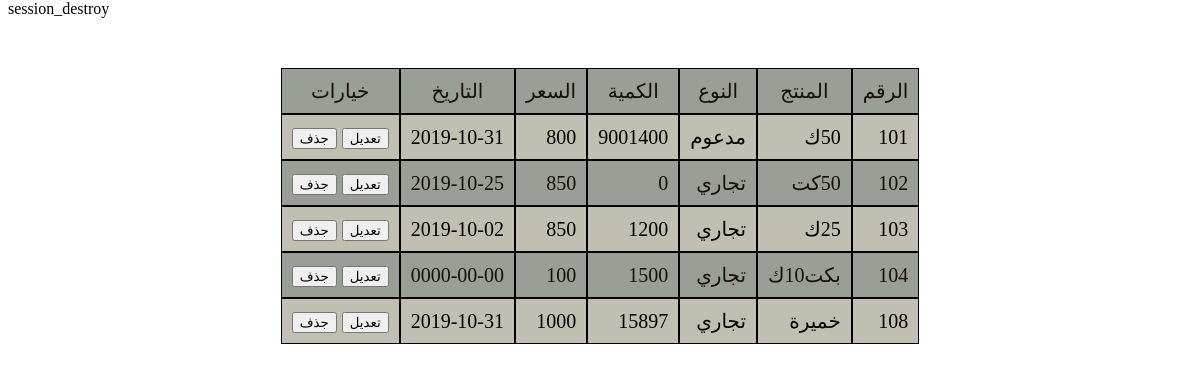
The page /store_update.php on the database its author committed.
### tables this page shows
CREATE TABLE `store` (
  `sno` int(10) NOT NULL,
  `sname` varchar(50) DEFAULT NULL,
  `stype` varchar(10) DEFAULT NULL,
  `sqty` int(10) DEFAULT '0',
  `sprice` int(10) DEFAULT '0',
  `sval` int(10) DEFAULT '0',
  `slval` int(10) DEFAULT '0',
  `sdate` date DEFAULT NULL
);

### store_update.php (the view, shortened to what this page needs)
<!doctype html>
<html>
<head>
<link rel="stylesheet" type="text/css" href="css/insert_store.css">
</head>
<body>
<?php
$query=mysql_query("select * from store order by sno asc") or die("error in table name");
if (mysql_num_rows($query)==0) {
 echo"<p class='add'><script> document.write(' تم تعديل بنجاح') </script></p>";
}
else
{  ?>
<center>
<table class="table" style="width:auto"  cellpadding="10" cellspacing="0">
  <tr class="title">
        <td>الرقم</td>
           <td>المنتج</td>
              <td>النوع</td>
                 <td>الكمية</td>
                    <td>السعر</td>
                     <td>التاريخ</td>
                     <td>خيارات</td>
  </tr>
<?php
while ($row=mysql_fetch_array($query)) {
echo "
<tr>
<td>".$row['sno']."</td>
<td>".$row['sname']."</td>
<td>".$row['stype']."</td>
<td>".$row['sqty']."</td>
<td>".$row['sprice']."</td>
<td>".$row['sdate']."</td>
<td>
<a href='store_update.php?do=edit&id=".$row['sno']."'><input type='button' value='تعديل'></a>
 " ; ?>
<input type="button" onclick="del_data(<?php echo $row['sno']; ?>)" alt="حذف الفاتورة" name="delete" value="جذف">
</td>
</tr>
<?php
}
?>
</table>
<?php
}
?>
</body>
</html>

### css/insert_store.css (style rules this page uses)
* { margin-top: 0; }
.table { font-size: 20px; width: auto; text-align: right; direction: rtl; margin-top: 50px; background: rgba(150, 146, 125, 0.59); font-style: Calibri ; }
.table a { color: red; }
table a { color: red; }
td { border: black 1px; border-style: ridge; }
tr { height: auto; border-style: ridge; }
.table tr:nth-child(odd) { background-color: rgba(127, 137, 132, 0.59); color: #150e0e; }
table .title { background: #8d8a86; text-align: center; font-size: 20px; }
a { text-decoration: none; }

### rows shown on the page
store: sno "101", sname "50ك", stype "مدعوم", sqty "9001400", sprice "800", sdate "2019-10-31"
store: sno "102", sname "50كت", stype "تجاري", sqty "0", sprice "850", sdate "2019-10-25"
store: sno "103", sname "25ك", stype "تجاري", sqty "1200", sprice "850", sdate "2019-10-02"
store: sno "104", sname "بكت10ك", stype "تجاري", sqty "1500", sprice "100", sdate "0000-00-00"
store: sno "108", sname "خميرة", stype "تجاري", sqty "15897", sprice "1000", sdate "2019-10-31"
